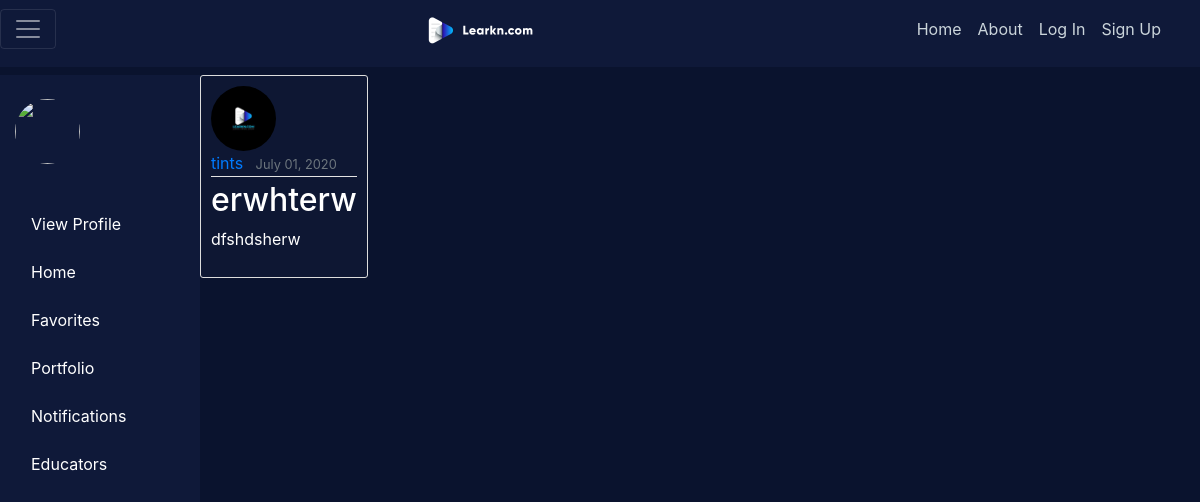
The app's page /post/14/ with its own data.
### blog/models.py (models this page shows, shortened)
class Post(models.Model):
    title = models.CharField(max_length=100)
    content = models.TextField()
    date_posted = models.DateTimeField(default=timezone.now)
    author = models.ForeignKey(User, on_delete=models.CASCADE)

### users/models.py (models this page shows, shortened)
class Profile(models.Model):
    user = models.OneToOneField(User, on_delete=models.CASCADE)
    image = models.ImageField(default='default.jpg', upload_to='profile_pics')

### blog/views.py (the view)
# urls.py: path('post/<int:pk>/', PostDetailView.as_view(), name='post-detail'),
class PostDetailView(DetailView):
    model = Post

### blog/templates/blog/post_detail.html (shortened to what this page needs)
{% extends "blog/base.html" %}
{% block content %}
  <article class="media content-section">
    <img class="rounded-circle article-img" src="{{ object.author.profile.image.url }}">
    <div class="media-body">
      <div class="article-metadata">
        <a class="mr-2" href="#">{{ object.author }}</a>
        <small class="text-muted">{{ object.date_posted|date:"F d, Y" }}</small>
      </div>
      <h2 class="article-title">{{ object.title }}</h2>
      <p class="article-content">{{ object.content }}</p>
    </div>
  </article>
{% endblock content %}

### blog/static/blog/main.css (style rules this page uses)
body { background: #0A132E; color: #ffffff; margin-top: 0; font-size: 16px; }
h1, h2, h3, h4, h5, h6 { color: #fcfcfc; }
.content-section { background: rgb(14, 23, 51); padding: 10px 10px; border: 1px solid #dddddd; border-radius: 3px; display: grid; }
.article-title { color: #ffffff; }
.article-content { white-space: pre-line; }
.article-img { height: 65px; width: 65px; margin-right: 16px; }
.article-metadata { padding-bottom: 1px; margin-bottom: 4px; border-bottom: 1px solid #e3e3e3 }

### records on screen
Post: author.profile.image (placeholder picture), author "tints", date_posted "July 01, 2020", title "erwhterw", content "dfshdsherw"
